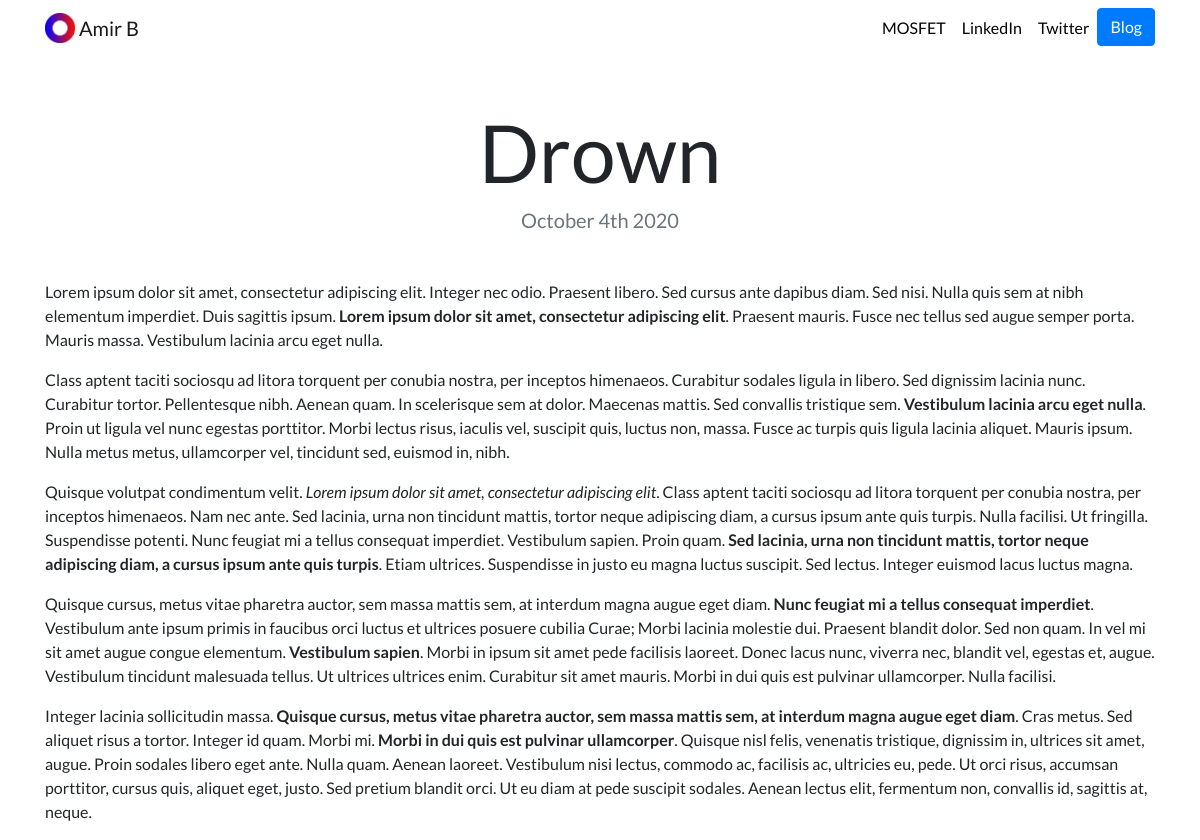
The app's page /blog/2/ with its own data.
### blog/models.py (models this page shows, shortened)
class blogs(models.Model):
    title = models.CharField(max_length=300)
    description = models.TextField()
    date = models.DateField(auto_now=True)

### blog/views.py (the view)
# urls.py: path('<int:blog_id>/', views.detail, name='detail')
def detail(request, blog_id):
    blog_page = get_object_or_404(blogs, pk=blog_id)
    return render(request, 'blog/detail.html', {'blog_page':blog_page})

### blog/templates/blog/detail.html
{% extends "portfolio/base.html" %}
{% load static %}
{% block anyname %}
<h1 class="text-center mt-5" id="blogdetailtitle">{{ blog_page.title }}</h1>
<h5 class="text-center text-muted mb-5">{{ blog_page.date|date:'F jS Y' }}</h5>
{{ blog_page.description|safe }}
{% endblock %}

### portfolio/static/portfolio/custom.css (style rules this page uses)
body { font-family: 'Lato', sans-serif; }
@media (min-width: 992px) { #blogdetailtitle { font-size: 5rem; } }

### records on screen
blogs: title "Drown", date "October 4th 2020", description "Lorem ipsum dolor sit amet, consectetur adipiscing elit. Integer nec odio. Praesent libero. Sed cursus ante dapibus diam. Sed nisi. Nulla quis sem at nibh elementum imperdiet. Duis sagittis ipsum. Lorem ipsum dolor sit amet, consectetur adipiscing elit . Praesent mauris. Fusce nec tellus sed augue semper porta. Mauris massa. Vestibulum lacinia arcu eget nulla. Class aptent taciti sociosqu ad litora torquent per conubia nostra, per inceptos himenaeos. Curabitur sodales ligula in libero. Sed dignissim lacinia nunc. Curabitur tortor. Pellentesque nibh. Aenean quam. In scelerisque sem at dolor. Maecenas mattis. Sed convallis tristique sem. Vestibulum lacinia arcu eget nulla . Proin ut ligula…"
